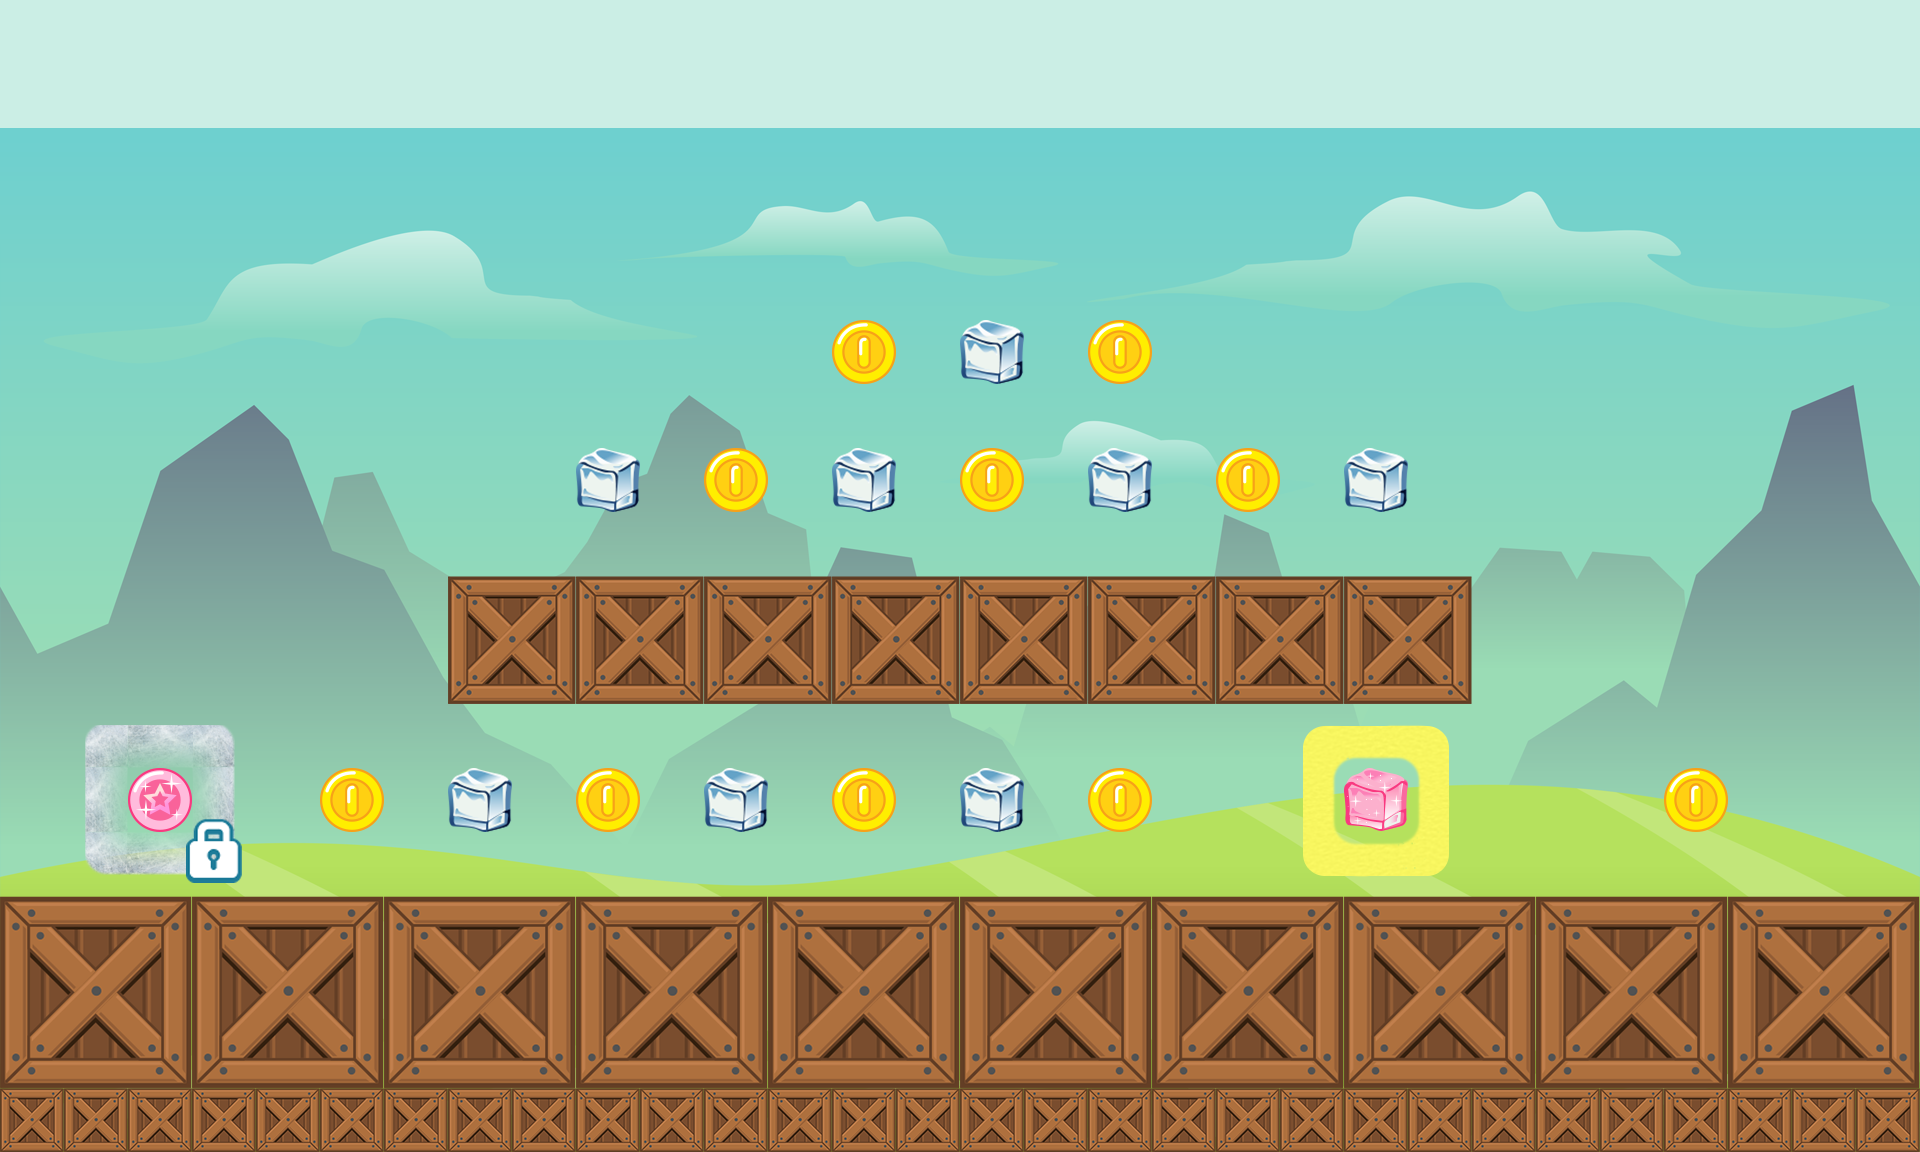

The image is a tile-based game level rendered from a .tmx file. Its description and source (layers, tilesets, objects; grid data summarised) follow:
An orthogonal 30x18 tile map with 64x64 px tiles, 3 tile layers (background, graphic_elements, collectable_elements), 14 tilesets and 30 objects.

<map version="1.4" tiledversion="1.4.1" orientation="orthogonal" renderorder="right-down" width="30" height="18" tilewidth="64" tileheight="64" infinite="0" nextlayerid="13" nextobjectid="440">
 <tileset firstgid="1" name="regular_background" tilewidth="64" tileheight="64" tilecount="540" columns="30">
  <image source="../Tiled/regular_background.png" width="1920" height="1152" />
 </tileset>
 <tileset firstgid="541" name="ice_background" tilewidth="64" tileheight="64" tilecount="540" columns="30">
  <image source="../Tiled/ice_background.png" width="1920" height="1152" />
 </tileset>
 <tileset firstgid="1081" name="coin" tilewidth="64" tileheight="64" tilecount="1" columns="1">
  <image source="../Tiled/coin.png" width="64" height="64" />
 </tileset>
 <tileset firstgid="1082" name="ice_obstacle" tilewidth="64" tileheight="64" tilecount="9" columns="3">
  <image source="../Tiled/ice_obstacle.png" width="192" height="192" />
 </tileset>
 <tileset firstgid="1091" name="virtual_coin" tilewidth="64" tileheight="64" tilecount="1" columns="1">
  <image source="../Tiled/virtual_coin.png" width="64" height="64" />
 </tileset>
 <tileset firstgid="1092" name="regular_obstacle" tilewidth="64" tileheight="64" tilecount="9" columns="3">
  <image source="../Tiled/regular_obstacle.png" width="192" height="192" />
 </tileset>
 <tileset firstgid="1101" name="elements" tilewidth="64" tileheight="64" tilecount="21" columns="0">
  <tile id="0">
   <image width="64" height="64" source="../Tiled/1.png" />
  </tile>
  <tile id="1">
   <image width="64" height="64" source="../Tiled/2.png" />
  </tile>
  <tile id="2">
   <image width="64" height="64" source="../Tiled/3.png" />
  </tile>
  <tile id="3">
   <image width="64" height="64" source="../Tiled/4.png" />
  </tile>
  <tile id="4">
   <image width="64" height="64" source="../Tiled/5.png" />
  </tile>
  <tile id="5">
   <image width="64" height="64" source="../Tiled/6.png" />
  </tile>
  <tile id="6">
   <image width="64" height="64" source="../Tiled/g1.png" />
  </tile>
  <tile id="7">
   <image width="64" height="64" source="../Tiled/g2.png" />
  </tile>
  <tile id="8">
   <image width="64" height="64" source="../Tiled/g3.png" />
  </tile>
  <tile id="9">
   <image width="64" height="64" source="../Tiled/Ground (1).png" />
  </tile>
  <tile id="10">
   <image width="64" height="64" source="../Tiled/Ground (2) copy.png" />
  </tile>
  <tile id="11">
   <image width="64" height="64" source="../Tiled/Ground (3) copy.png" />
  </tile>
  <tile id="12">
   <image width="64" height="64" source="../Tiled/Ground (4) copy.png" />
  </tile>
  <tile id="13">
   <image width="64" height="64" source="../Tiled/Ground (5) copy.png" />
  </tile>
  <tile id="14">
   <image width="64" height="64" source="../Tiled/Ground (6) copy.png" />
  </tile>
  <tile id="15">
   <image width="64" height="64" source="../Tiled/Ground (19) copy.png" />
  </tile>
  <tile id="16">
   <image width="64" height="64" source="../Tiled/Ground (20) copy.png" />
  </tile>
  <tile id="17">
   <image width="64" height="64" source="../Tiled/Ground (21) copy.png" />
  </tile>
  <tile id="19">
   <image width="64" height="64" source="../Tiled/mid3.png" />
  </tile>
  <tile id="20">
   <image width="64" height="64" source="../Tiled/regular_hud_color.png" />
  </tile>
  <tile id="23">
   <image width="64" height="64" source="../Tiled/ice_hud_color.png" />
  </tile>
 </tileset>
 <tileset firstgid="1125" name="Crate1" tilewidth="64" tileheight="64" tilecount="1" columns="1">
  <image source="../Tiled/Crate.png" width="64" height="64" />
 </tileset>
 <tileset firstgid="1126" name="Crate2" tilewidth="64" tileheight="64" tilecount="4" columns="2">
  <image source="../Tiled/Crate2.png" width="128" height="128" />
 </tileset>
 <tileset firstgid="1130" name="Crate3" tilewidth="64" tileheight="64" tilecount="9" columns="3">
  <image source="../Tiled/Crate3.png" width="192" height="192" />
 </tileset>
 <tileset firstgid="1139" name="ice_obstacle_animation" tilewidth="192" tileheight="192" tilecount="3" columns="0">
  <tile id="0">
   <image width="192" height="192" source="../Tiled/ICE ANIMATION/1.png" />
  </tile>
  <tile id="1">
   <image width="192" height="192" source="../Tiled/ICE ANIMATION/2.png" />
  </tile>
  <tile id="2">
   <image width="192" height="192" source="../Tiled/ICE ANIMATION/3.png" />
  </tile>
 </tileset>
 <tileset firstgid="1142" name="ice_elements" tilewidth="64" tileheight="64" tilecount="1024" columns="64">
  <image source="../Tiled/ice.png" width="4096" height="1024" />
 </tileset>
 <tileset firstgid="2166" name="locked_coin" tilewidth="64" tileheight="64" tilecount="1" columns="1">
  <image source="../Tiled/coins3.png" width="64" height="64" />
 </tileset>
 <tileset firstgid="2167" name="locked_virtual_coin" tilewidth="64" tileheight="64" tilecount="1" columns="1">
  <image source="../Tiled/virtual_coins3.png" width="64" height="64" />
 </tileset>
 <layer id="1" name="background" width="30" height="18">
  <data>[540 cells, 540 non-empty, 540 distinct tile ids]</data>
 </layer>
 <layer id="2" name="graphic_elements" width="30" height="18">
  <data>[540 cells, 221 non-empty, 24 distinct tile ids]</data>
 </layer>
 <layer id="3" name="collectable_elements" width="30" height="18">
  <data>[540 cells, 36 non-empty, 20 distinct tile ids]</data>
 </layer>
 <objectgroup id="4" name="ground">
  <object id="169" x="1856" y="64" width="64" height="1088" />
  <object id="171" x="64" y="1088" width="1792" height="64" />
  <object id="175" x="0" y="0" width="1920" height="190.667" />
  <object id="177" x="0" y="64" width="64" height="1088" />
  <object id="368" x="446.667" y="576" width="1024.67" height="128" />
  <object id="369" x="4" y="898" width="1914" height="254" />
 </objectgroup>
 <objectgroup id="5" name="iceObstacles">
  <object id="420" x="65.3333" y="704.667" width="190.667" height="193.333" />
 </objectgroup>
 <objectgroup id="6" name="natureObstacles">
  <object id="419" x="1280.45" y="704.583" width="191.417" height="190.75" />
 </objectgroup>
 <objectgroup id="7" name="coins">
  <object id="377" x="703" y="447" width="62" height="68" />
  <object id="378" x="960" y="447" width="60" height="60" />
  <object id="379" x="1216" y="448" width="62" height="60" />
  <object id="422" x="1084.67" y="765.333" width="66.6667" height="64" />
  <object id="423" x="834.667" y="769.333" width="61.3333" height="61.3333" />
  <object id="424" x="576.667" y="763.333" width="64" height="64" />
  <object id="432" x="1086" y="318" width="66.6667" height="65.3333" />
  <object id="433" x="831.333" y="319.333" width="65.3333" height="64" />
  <object id="438" x="318" y="766" width="66" height="64" />
  <object id="439" x="1663.31" y="768.208" width="64.8781" height="63.7301" />
 </objectgroup>
 <objectgroup id="8" name="virtualcoins" offsetx="0" offsety="2">
  <object id="388" x="1345" y="452" width="58" height="56" />
  <object id="389" x="1086" y="448" width="68" height="60" />
  <object id="390" x="830" y="451" width="62" height="60" />
  <object id="391" x="577" y="447" width="62" height="64" />
  <object id="426" x="954.667" y="764" width="65.3333" height="65.3333" />
  <object id="427" x="701" y="764" width="61.3333" height="64" />
  <object id="428" x="445.333" y="765.333" width="64" height="62.6667" />
  <object id="435" x="959.333" y="320" width="64.6667" height="62.6667" />
 </objectgroup>
 <objectgroup id="9" name="lockedCoins">
  <object id="417" x="127.333" y="768" width="66" height="61.3333" />
 </objectgroup>
 <objectgroup id="10" name="lockedVirtualCoins">
  <object id="418" x="1344.05" y="767.401" width="63.9167" height="63.9167" />
 </objectgroup>
 <objectgroup id="11" name="human_player">
  <object id="431" x="1152.67" y="831.667" width="62.6667" height="64.6667" />
 </objectgroup>
 <objectgroup id="12" name="virtual_player">
  <object id="430" x="831.5" y="832" width="64" height="64" />
 </objectgroup>
</map>
